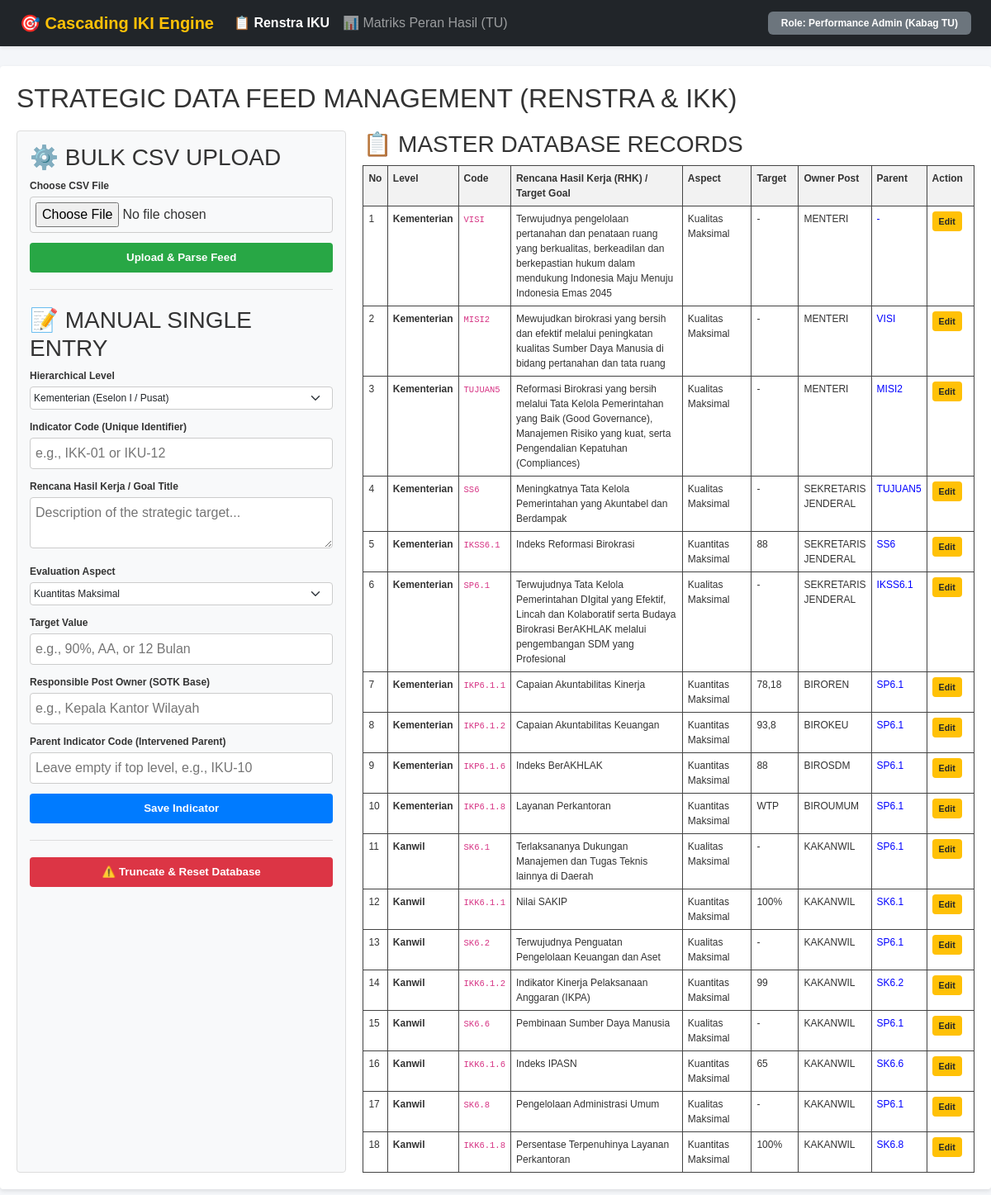
Page /renstra on the committed database.
### tables this page shows
CREATE TABLE renstra_iku (
            id INTEGER PRIMARY KEY AUTOINCREMENT,
            level TEXT NOT NULL,
            code TEXT NOT NULL,
            title TEXT NOT NULL,
            aspect TEXT,
            target TEXT,
            owner_post TEXT NOT NULL,
            parent_code TEXT
        );

### app.py (the view, shortened to what this page needs)
@app.route('/renstra', methods=['GET', 'POST'])
def renstra_management():
    iku_list = database.get_all_iku()
    return render_template('input_renstra.html', iku_list=iku_list)

### database.py (called while the page is built)
def get_all_iku():
    conn = sqlite3.connect(DB_NAME)
    cursor = conn.cursor()
    cursor.execute('SELECT id, level, code, title, aspect, target, owner_post, parent_code FROM renstra_iku')
    rows = cursor.fetchall()
    conn.close()
    return rows

### templates/input_renstra.html (shortened to what this page needs)
<!DOCTYPE html>
<html lang="en">
<head>
    <link rel="stylesheet" href="https://cdnjs.cloudflare.com/ajax/libs/bootstrap/5.3.0/css/bootstrap.min.css">
</head>
<body>
<nav class="navbar navbar-expand-lg navbar-dark bg-dark mb-4 shadow-sm">
    <div class="container-fluid px-4">
        <a class="navbar-brand fw-bold text-warning" href="#">🎯 Cascading IKI Engine</a>
        <div class="collapse navbar-collapse" id="globalNavbar">
            <ul class="navbar-nav me-auto mb-2 mb-lg-0">
                <li class="nav-item">
                    <a class="nav-link {% if request.path == '/renstra' %}active fw-bold{% endif %}" href="/renstra">📋 Renstra IKU</a>
                </li>
                <li class="nav-item">
                    <a class="nav-link {% if 'mph' in request.path %}active fw-bold{% endif %}" href="/mph/TU">📊 Matriks Peran Hasil (TU)</a>
                </li>
            </ul>
            <div class="d-flex align-items-center">
                <span class="badge bg-secondary text-white px-3 py-2">Role: Performance Admin (Kabag TU)</span>
            </div>
        </div>
    </div>
</nav>
<div class="container-main">
    <h2>Strategic Data Feed Management (Renstra & IKK)</h2>
    <div class="split-layout">
        <div class="panel-left">
            <h3>⚙️ Bulk CSV Upload</h3>
            <form action="/renstra" method="POST" enctype="multipart/form-data">
                <div class="form-group">
                    <label>Choose CSV File</label>
                    <input type="file" name="file" accept=".csv" required>
                </div>
                <button type="submit" class="btn-custom btn-custom-success" style="width: 100%;">Upload & Parse Feed</button>
            </form>
            <div class="divider"></div>
            <h3>📝 Manual Single Entry</h3>
            <form action="/renstra" method="POST">
                <div class="form-group">
                    <label>Hierarchical Level</label>
                    <select name="level" class="form-select" style="font-size: 9pt; padding: 4px;">
                        <option value="Kementerian">Kementerian (Eselon I / Pusat)</option>
                    </select>
                </div>
                <div class="form-group">
                    <label>Indicator Code (Unique Identifier)</label>
                    <input type="text" name="code" required placeholder="e.g., IKK-01 or IKU-12">
                </div>
                <div class="form-group">
                    <label>Rencana Hasil Kerja / Goal Title</label>
                    <textarea name="title" rows="2" required placeholder="Description of the strategic target..."></textarea>
                </div>
                <div class="form-group">
                    <label>Evaluation Aspect</label>
                    <select name="aspect" class="form-select" style="font-size: 9pt; padding: 4px;">
                        <option value="Kuantitas Maksimal">Kuantitas Maksimal</option>
                    </select>
                </div>
                <div class="form-group">
                    <label>Target Value</label>
                    <input type="text" name="target" required placeholder="e.g., 90%, AA, or 12 Bulan">
                </div>
                <div class="form-group">
                    <label>Responsible Post Owner (SOTK Base)</label>
                    <input type="text" name="owner_post" required placeholder="e.g., Kepala Kantor Wilayah">
                </div>
                <div class="form-group">
                    <label>Parent Indicator Code (Intervened Parent)</label>
                    <input type="text" name="parent_code" placeholder="Leave empty if top level, e.g., IKU-10">
                </div>
                <button type="submit" class="btn-custom btn-custom-primary">Save Indicator</button>
            </form>
            <div class="divider"></div>
            <form action="/renstra" method="POST" onsubmit="return confirm('Are you sure you want to clear all data feeds?');">
                <button type="submit" class="btn-custom btn-custom-danger" style="width: 100%;">⚠️ Truncate & Reset Database</button>
            </form>
        </div>
        <div class="panel-right">
            <h3>📋 Master Database Records</h3>
            <table class="data-table">
                <thead>
                    <tr>
                        <th style="width: 4%;">No</th>
                        <th style="width: 10%;">Level</th>
                        <th style="width: 8%;">Code</th>
                        <th style="width: 32%;">Rencana Hasil Kerja (RHK) / Target Goal</th>
                        <th style="width: 12%;">Aspect</th>
                        <th style="width: 8%;">Target</th>
                        <th style="width: 10%;">Owner Post</th>
                        <th style="width: 8%;">Parent</th>
                        <th style="width: 8%;">Action</th>
                    </tr>
                </thead>
                <tbody>
                    {% if iku_list %}
                        {% for iku in iku_list %}
                        <tr>
                            <td>{{ loop.index }}</td>
                            <td><strong>{{ iku[1] }}</strong></td>
                            <td><code>{{ iku[2] }}</code></td>
                            <td>{{ iku[3] }}</td>
                            <td>{{ iku[4] }}</td>
                            <td>{{ iku[5] }}</td>
                            <td>{{ iku[6] }}</td>
                            <td><span style="color: blue;">{{ iku[7] if iku[7] else '-' }}</span></td>
                            <td>
                                <button type="button" class="btn-custom btn-custom-warning"
                                        data-id="{{ iku[0] }}"
                                        data-level="{{ iku[1] }}"
                                        data-code="{{ iku[2] }}"
                                        data-title="{{ iku[3]|e }}"
                                        data-aspect="{{ iku[4] }}"
                                        data-target="{{ iku[5] }}"
                                        data-owner="{{ iku[6] }}"
                                        data-parent="{{ iku[7] if iku[7] else '' }}"
                                        onclick="openEditModal(this)">Edit</button>
                            </td>
                        </tr>
                        {% endfor %}
                    {% else %}
                        <tr>
                            <td colspan="9" style="text-align: center; color: #888; padding: 20px;">No strategic data feed found. Upload a CSV or fill the manual entry form.</td>
                        </tr>
                    {% endif %}
                </tbody>
            </table>
        </div>
    </div>
</div>
</body>
</html>

### templates/input_renstra.html (style rules this page uses)
body { font-family: Arial, sans-serif; background-color: #f4f6f9; color: #333; margin: 0; padding: 0; }
.container-main { max-width: 1300px; margin: 20px auto; background: #ffffff; padding: 20px; border-radius: 4px; box-shadow: 0 2px 5px rgba(0,0,0,0.1); }
.split-layout { display: flex; gap: 20px; margin-top: 20px; }
.panel-left { width: 35%; background: #f8f9fa; padding: 15px; border-radius: 4px; border: 1px solid #ddd; }
.panel-right { width: 65%; }
h2, h3 { text-transform: uppercase; margin-top: 0; }
.form-group { margin-bottom: 12px; }
.form-group label { display: block; margin-bottom: 4px; font-weight: bold; font-size: 9pt; }
.form-group input, .form-group select, .form-group textarea { width: 100%; padding: 6px; box-sizing: border-box; border: 1px solid #ccc; border-radius: 4px; }
.btn-custom { border: none; padding: 8px 15px; font-weight: bold; cursor: pointer; border-radius: 4px; font-size: 10pt; text-decoration: none; display: inline-block; }
.btn-custom-success { background-color: #28a745; color: white; }
.btn-custom-primary { background-color: #007bff; color: white; width: 100%; }
.btn-custom-danger { background-color: #dc3545; color: white; }
.btn-custom-warning { background-color: #ffc107; color: #212529; font-size: 8pt; padding: 4px 8px; }
.data-table { width: 100%; border-collapse: collapse; font-size: 9pt; }
.data-table th, .data-table td { border: 1px solid #444; padding: 6px; text-align: left; vertical-align: top; }
.data-table th { background-color: #f2f2f2; color: #333; }
.divider { border-top: 1px solid #ddd; margin: 20px 0; }

### rows in the picture
renstra_iku: level "Kementerian", code "VISI", title "Terwujudnya pengelolaan pertanahan dan penataan ruang yang berkualitas, berkeadilan dan berkepastian hukum dalam mendukung Indonesia Maju Menuju Indonesia Emas 2045", aspect "Kualitas Maksimal", target "-", owner_post "MENTERI", parent_code "-"
renstra_iku: level "Kementerian", code "MISI2", title "Mewujudkan birokrasi yang bersih dan efektif melalui peningkatan kualitas Sumber Daya Manusia di bidang pertanahan dan tata ruang", aspect "Kualitas Maksimal", target "-", owner_post "MENTERI", parent_code "VISI"
renstra_iku: level "Kementerian", code "TUJUAN5", title "Reformasi Birokrasi yang bersih melalui Tata Kelola Pemerintahan yang Baik (Good Governance), Manajemen Risiko yang kuat, serta Pengendalian Kepatuhan (Compliances)", aspect "Kualitas Maksimal", target "-", owner_post "MENTERI", parent_code "MISI2"
renstra_iku: level "Kementerian", code "SS6", title "Meningkatnya Tata Kelola Pemerintahan yang Akuntabel dan Berdampak", aspect "Kualitas Maksimal", target "-", owner_post "SEKRETARIS JENDERAL", parent_code "TUJUAN5"
renstra_iku: level "Kementerian", code "IKSS6.1", title "Indeks Reformasi Birokrasi", aspect "Kuantitas Maksimal", target "88", owner_post "SEKRETARIS JENDERAL", parent_code "SS6"
renstra_iku: level "Kementerian", code "SP6.1", title "Terwujudnya Tata Kelola Pemerintahan DIgital yang Efektif, Lincah dan Kolaboratif serta Budaya Birokrasi BerAKHLAK melalui pengembangan SDM yang Profesional", aspect "Kualitas Maksimal", target "-", owner_post "SEKRETARIS JENDERAL", parent_code "IKSS6.1"
renstra_iku: level "Kementerian", code "IKP6.1.1", title "Capaian Akuntabilitas Kinerja", aspect "Kuantitas Maksimal", target "78,18", owner_post "BIROREN", parent_code "SP6.1"
renstra_iku: level "Kementerian", code "IKP6.1.2", title "Capaian Akuntabilitas Keuangan", aspect "Kuantitas Maksimal", target "93,8", owner_post "BIROKEU", parent_code "SP6.1"
renstra_iku: level "Kementerian", code "IKP6.1.6", title "Indeks BerAKHLAK", aspect "Kuantitas Maksimal", target "88", owner_post "BIROSDM", parent_code "SP6.1"
renstra_iku: level "Kementerian", code "IKP6.1.8", title "Layanan Perkantoran", aspect "Kuantitas Maksimal", target "WTP", owner_post "BIROUMUM", parent_code "SP6.1"
renstra_iku: level "Kanwil", code "SK6.1", title "Terlaksananya Dukungan Manajemen dan Tugas Teknis lainnya di Daerah", aspect "Kualitas Maksimal", target "-", owner_post "KAKANWIL", parent_code "SP6.1"
renstra_iku: level "Kanwil", code "IKK6.1.1", title "Nilai SAKIP", aspect "Kuantitas Maksimal", target "100%", owner_post "KAKANWIL", parent_code "SK6.1"
renstra_iku: level "Kanwil", code "SK6.2", title "Terwujudnya Penguatan Pengelolaan Keuangan dan Aset", aspect "Kualitas Maksimal", target "-", owner_post "KAKANWIL", parent_code "SP6.1"
renstra_iku: level "Kanwil", code "IKK6.1.2", title "Indikator Kinerja Pelaksanaan Anggaran (IKPA)", aspect "Kuantitas Maksimal", target "99", owner_post "KAKANWIL", parent_code "SK6.2"
renstra_iku: level "Kanwil", code "SK6.6", title "Pembinaan Sumber Daya Manusia", aspect "Kualitas Maksimal", target "-", owner_post "KAKANWIL", parent_code "SP6.1"
renstra_iku: level "Kanwil", code "IKK6.1.6", title "Indeks IPASN", aspect "Kuantitas Maksimal", target "65", owner_post "KAKANWIL", parent_code "SK6.6"
renstra_iku: level "Kanwil", code "SK6.8", title "Pengelolaan Administrasi Umum", aspect "Kualitas Maksimal", target "-", owner_post "KAKANWIL", parent_code "SP6.1"
renstra_iku: level "Kanwil", code "IKK6.1.8", title "Persentase Terpenuhinya Layanan Perkantoran", aspect "Kuantitas Maksimal", target "100%", owner_post "KAKANWIL", parent_code "SK6.8"
